Frame 1 (no input): blank canvas, image omitted
Frame 60 (no input): blank canvas, image omitted
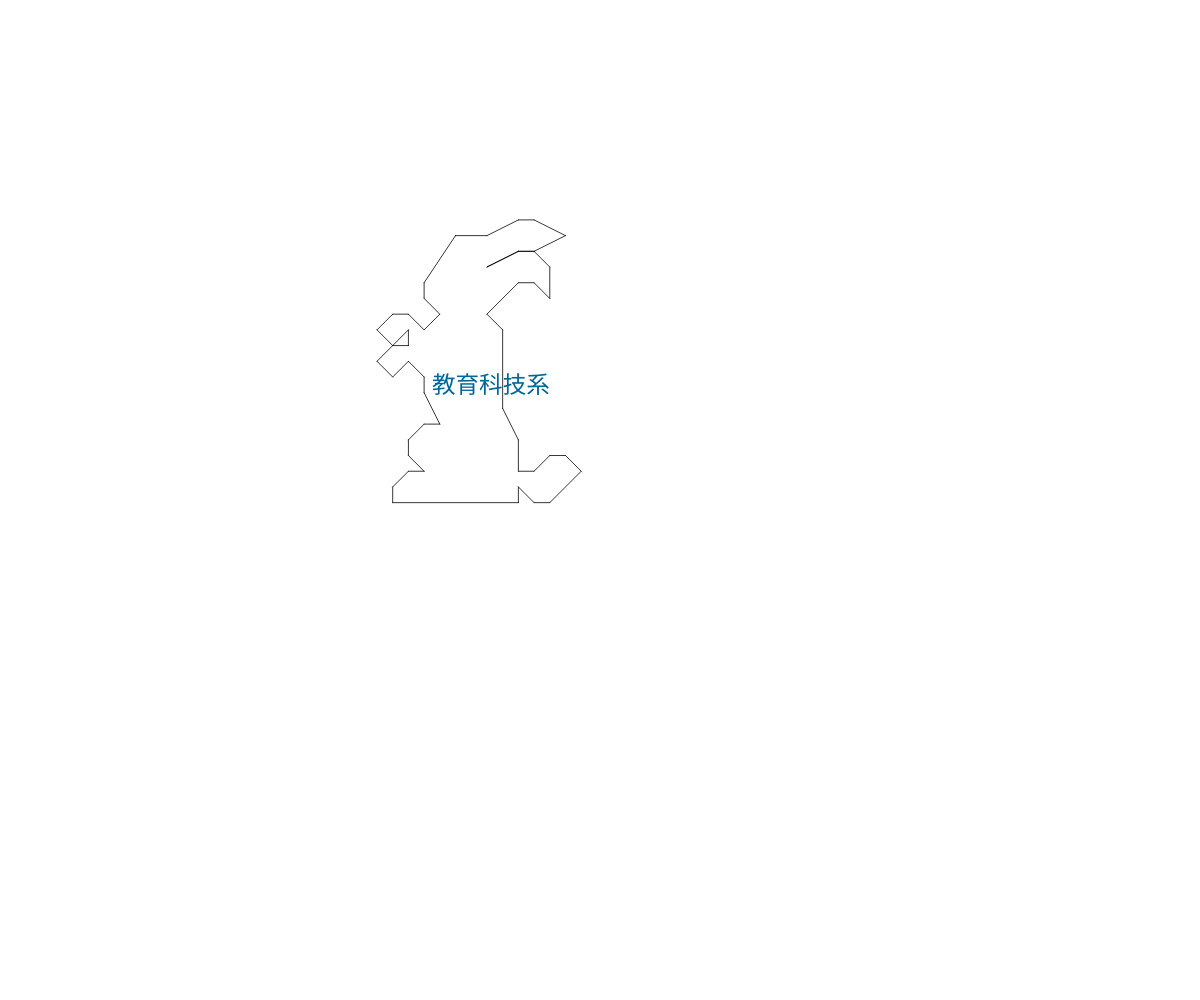
Frame 120 (the mouse pressed at the canvas centre since frame 60)

The p5.js sketch whose frames 1 and 60 were blank and that drew this single picture after the mouse press (run headless with seeded random() and noise() and a simulated clock; from frame 60 on, the mouse is pressed at the canvas centre):

// p5.js sketch
// ── sketch.js
let points = [[-1, 10], [1, 10], [3,11],[4,11],[6,10],[4,9],[3,9],[1,8],[3,9],[4,9],[5,8],[5,6],[4,7],[3,7],[1,5],[2,4],[2,-1],[3,-3],[3,-5],[4,-5],[5,-4],[6,-4],[7,-5],[5,-7],[4,-7],[3,-6],[3,-7],[-5,-7],[-5,-6],[-4,-5],[-3,-5],[-4,-4],[-4,-3],[-3,-2],[-2,-2],[-3,0],[-3,1],[-4,2],[-5,1],[-6,2],[-5,3],[-4,4],[-4,3],[-5,3],[-6,4],[-5,5],[-4,5],[-3,4],[-2,5],[-3,6],[-3,7],[-1,10]]; //list資料

function setup() {   //執行一次
  createCanvas(windowWidth, windowHeight); //畫布，寬為整個視窗的寬度，高度為整個視窗的高度
  for (let i = 0; i < points.length; i++) {
    for (let j = 0; j < points[i].length; j++) {
      points[i][j] = points[i][j] * 20;
    }
  }
}

function draw() {
  background(255);
  // scale(50)
  scale(map(mouseX,0,width,-PI/2,PI))//往右圖案變大，往左變小
  translate(width/2, height/2); //原本原點在左上角，利用這指令把原點放到視窗的中心
  textSize(30)  //文字大小
  fill(0, 102, 153);  //設定顏色
  text("教育科技系",-50,0)  //顯示文字
  scale(1, -1);  //上下翻轉
  for (let i = 0; i < points.length-1; i++) {
    line(points[i][0], points[i][1], points[i+1][0], points[i+1][1]);
  }
  line(points[points.length-1][0], points[points.length-1][1], points[0][0], points[0][1]); //把最後一點與第一點的連線
}
